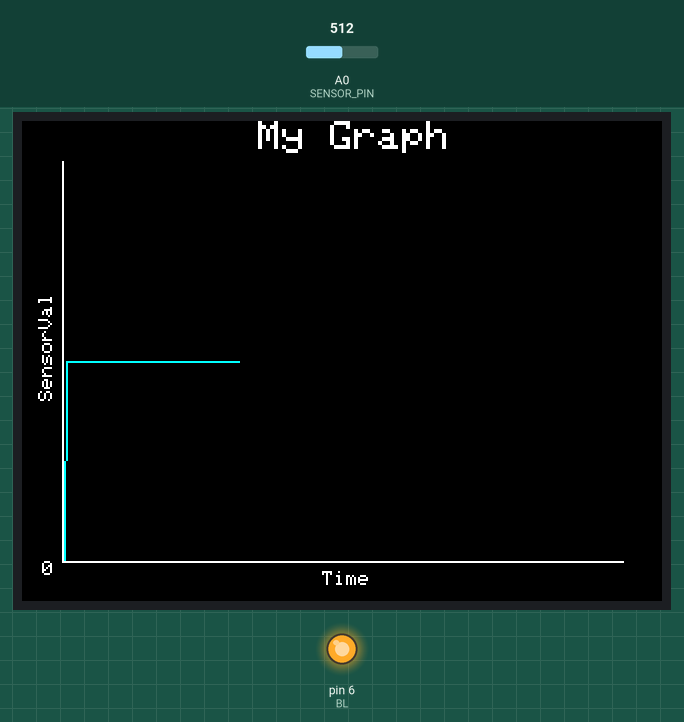
Simulated run of this sketch. Board: Arduino Uno, built with avr-gcc and run on an emulated ATmega328P. Shown: 320×240 colour display, output pins drawn as LEDs (lit = HIGH). The test bench sets the inputs (shaded band); at power-on: A0 (SENSOR_PIN) = 512.

Above: at 1.4 s.
1.5 s: A0 (SENSOR_PIN) set to 716
At 1.89 s:
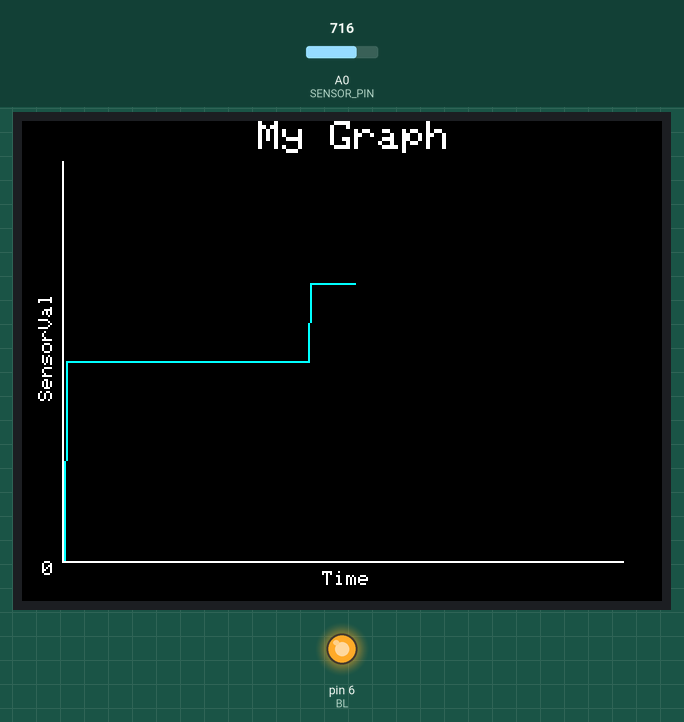
3.2 s: A0 (SENSOR_PIN) set to 900
At 3.41 s:
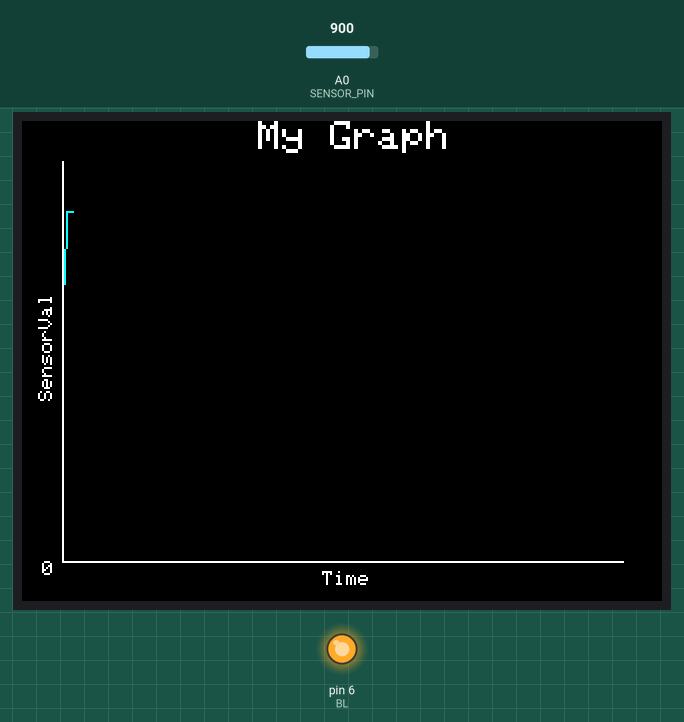
4.7 s: A0 (SENSOR_PIN) set to 1023
At 4.92 s:
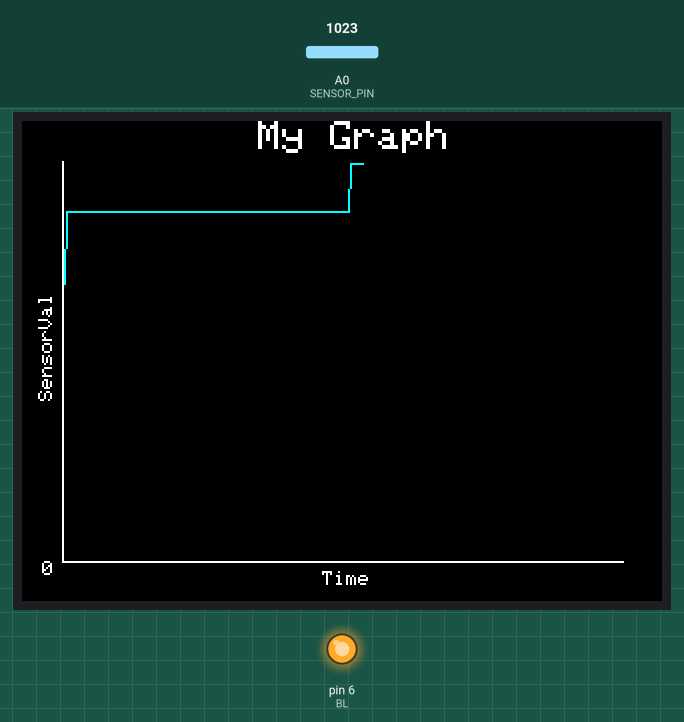
Timing chart, 0 to 7.7 s (numbered marks = the images above; inputs shaded):
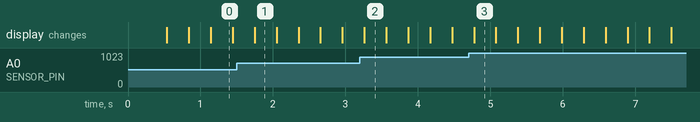

The sketch:

Example-4_TFT-LCD-Printing.ino
```cpp
#include <SPI.h>
#include <Adafruit_GFX.h>
#include <Adafruit_ILI9341.h>

// SPI Signals
#define SCK 13
#define MOSI 11
#define MISO 12
#define DC 8
#define CS 10

// Controls for reset and backlight
#define RST 9
#define BL 6

// Where the sensor is mounted
#define SENSOR_PIN A0

// Defines a tft object:
Adafruit_ILI9341 tft = Adafruit_ILI9341(CS, DC, RST);

void setup() {
  tft.begin(); // Start the display

  pinMode(SENSOR_PIN, INPUT); // Set sensor pin

  pinMode(BL, OUTPUT); // Set up the backlight
  digitalWrite(BL, HIGH); // Turn it on

  drawGraph(); // Draw the initial graph
}

void loop() {
  int sensorVal = analogRead(SENSOR_PIN);
  plotVal(sensorVal);
  delay(10);
}

void drawGraph() {
  tft.fillScreen(ILI9341_BLACK); // Black-out the screen
  tft.setRotation(3); // We want it horizontal

  // All the text is white:
  tft.setTextColor(ILI9341_WHITE);

  // Place and draw the title:
  tft.setCursor(118, 0);
  tft.setTextSize(2);
  tft.println("My Graph");

  // Draw a "0" by the origin:
  tft.setCursor(10, 220); tft.setTextSize(1); tft.println("0");
  tft.drawLine(20, 220, 300, 220, ILI9341_WHITE);
  tft.drawLine(20, 220, 20, 20, ILI9341_WHITE);

  // Draw the x and y labels:
  char xlabel[] = "Time";
  char ylabel[] = "SensorVal";
  tft.setRotation(2); // Set rotation to draw sideways
  tft.setCursor(100, 8); tft.setTextSize(1); tft.println(ylabel);
  tft.setRotation(3); // Set the rotation back
  tft.setCursor(150, 225); tft.setTextSize(1); tft.println(xlabel);

}

void plotVal (int val) {
  const int MAX_X = 278;
  static int prevX, curX = 0; // X values ranging from 0 to MAX_X
  static int prevY, curY = 0; // Y values ranging from 0 to 1023 (analogRead max)

  curX++; // Increment by 1 whenever a new plot is called.
  curY = val; // For this function, curY is completely the same as val.

  // If plot exceeds boundaries, it should be drawn from the beginning:
  if(curX >= MAX_X){
    // Reset current and previous x.
    prevX = 0;
    curX = 0;
    blankGraph();
  }

  // Map all the values to fit within plot boundaries:
  int plotX1 = map(prevX, 0, 278, 21, 299);
  int plotY1 = map(prevY, 0, 1023, 219, 21);
  int plotX2 = map(curX, 0, 278, 21, 299);
  int plotY2 = map(curY, 0, 1023, 219, 21);

  //Draw a line with the mapped values:
  tft.drawLine(plotX1, plotY1, plotX2, plotY2, ILI9341_CYAN);

  // Set the new prev values:
  prevX = curX;
  prevY = curY;
}

void blankGraph(){
  for (int x = 0; x <= 278; x++){
    tft.drawFastVLine(x+21, 20, 200, ILI9341_BLACK);
  }
}
```
